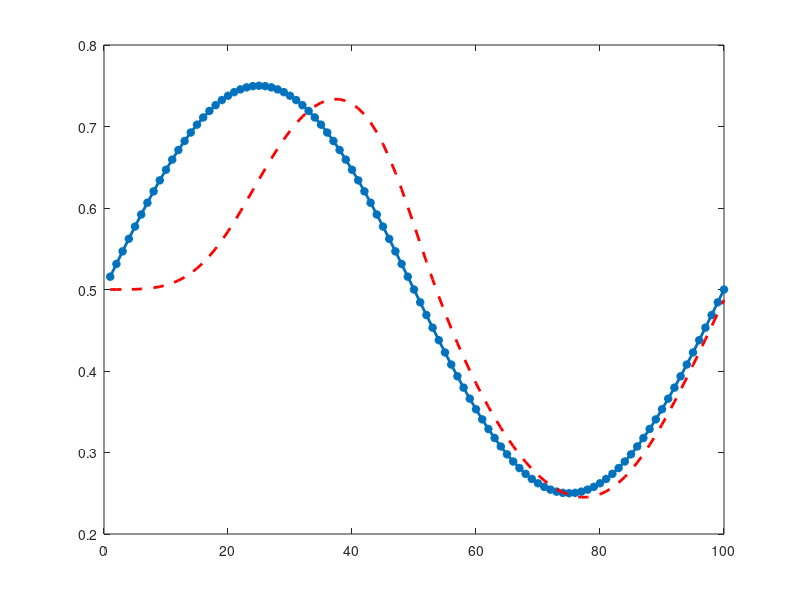
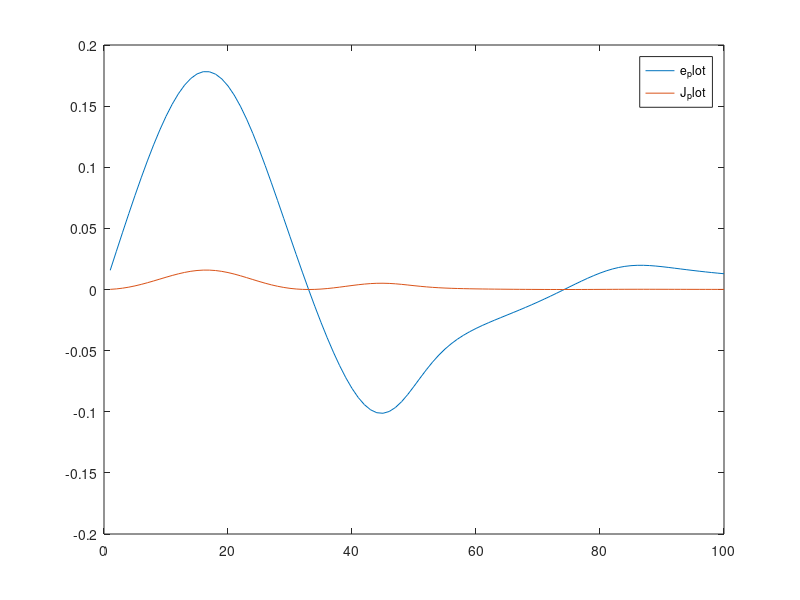

Write MATLAB code to recreate these figures, in order.
clc
clear all
close all
% Create and Plot Raw Data
x = 1:100;

% y = rand(1,length(x))./10;
% y = 0.25*x + randn(1,length(x));
% y = 1./(1+ exp(-0.5*x + randn(1,length(x))));
y = 0.5 + 0.25*sin(2*pi*x/100);
% y = 0.5 + 0.25*sin(2*pi*x/100)+ 0.05*randn(1,length(x));
% y = rand(1,length(x)).*x + 10;
% y = 0.25.*x.^2 + 10.*x + randn(1,length(x));
y_hat(1) = 0;
e(1) = 0;
b = 0;
w(1) = 0;
alpha = 0.002;% 0.002;

plot(x,y,'-*','LineWidth',2)


for i = 1:length(x)
    % do sth
    % for j = 1:10000
    y_hat(i) = 1/(1+exp(-(w(i)'*x(i)+b)));

    e(i) = y(i)-y_hat(i);

    J(i) = 0.5*(e(i))^2;
    w(i+1) = w(i) + alpha*e(i)*y_hat(i)*(1-y_hat(i))*x(i); % weight updated until e is 0
    % end

    

end


hold on
plot(x,y_hat,'r--','LineWidth',2)
hold off

figure
plot(e)
hold on
plot(J)
hold off
legend('e_plot','J_plot')

disp(mean(J))